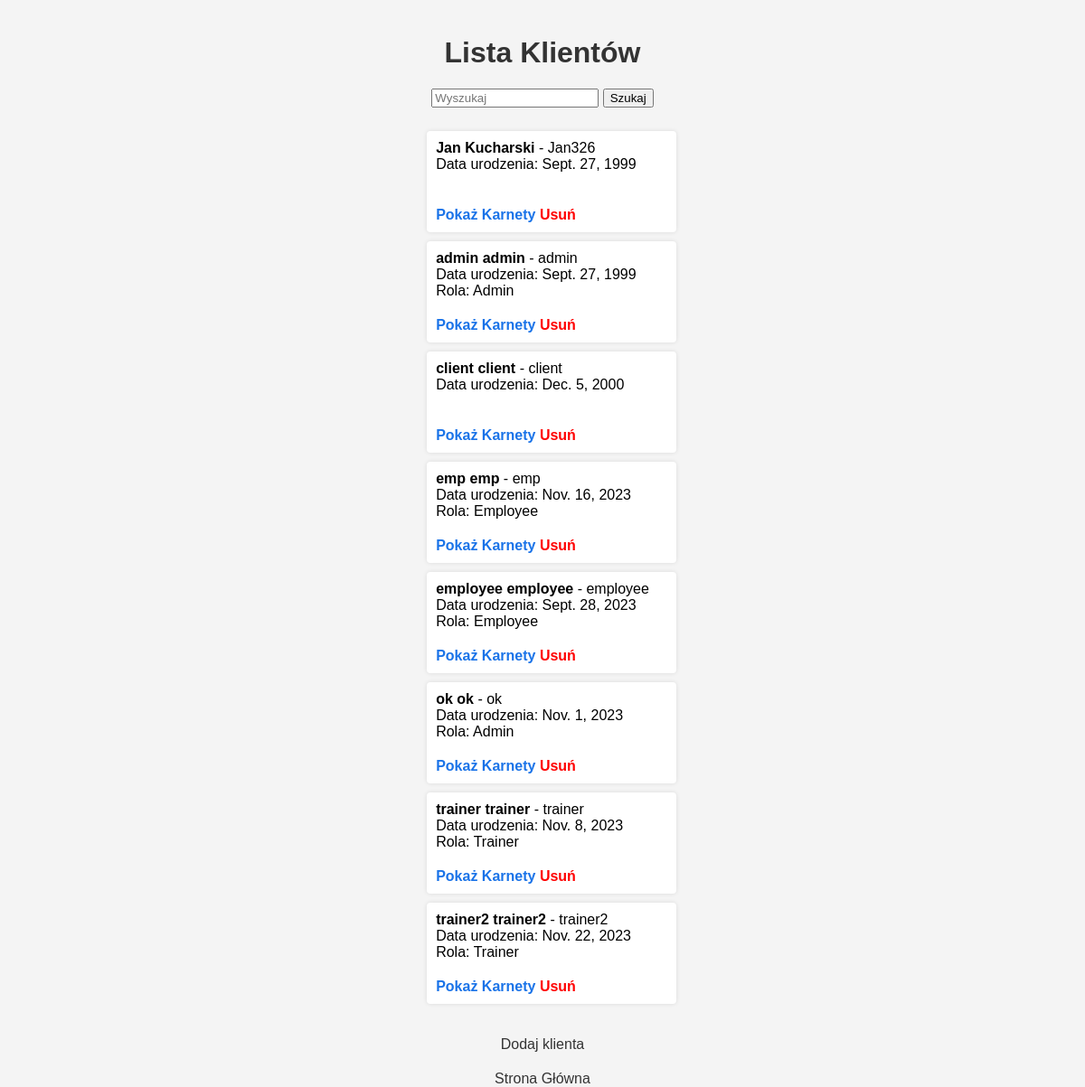
The app's page /clients/ (signed in), older data.
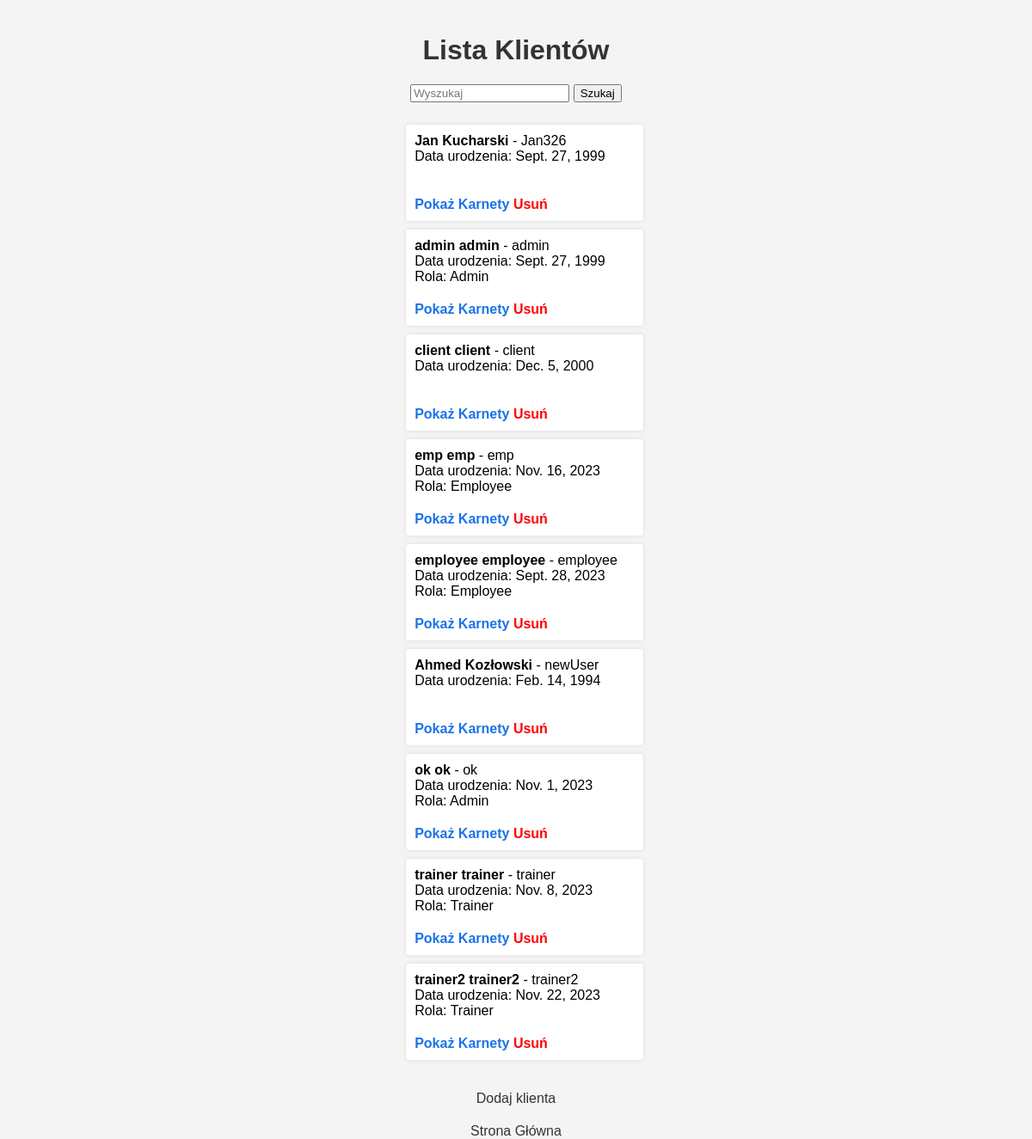
The same page, newer data.
### silownia_app/models.py (models this page shows, shortened)
class Client(AbstractBaseUser):
    login = models.CharField(_('login'), max_length=100, unique=True)
    first_name = models.CharField(_('imię'), max_length=100)
    last_name = models.CharField(_('nazwisko'), max_length=100)
    date_of_birth = models.DateField(_('data urodzenia'), null=True, blank=True)
    is_active = models.BooleanField(default=True)
    is_admin = models.BooleanField(default=False)
    is_employee = models.BooleanField(default=False)
    is_trainer = models.BooleanField(default=False)
    objects = ClientManager()
    USERNAME_FIELD = 'login'
    REQUIRED_FIELDS = []

### silownia_app/views.py (the view)
# urls.py: path('clients/', views.list_clients, name='list_clients'),
@user_passes_test(lambda user: user.is_active and (user.is_employee or user.is_admin), login_url='user_login')
def list_clients(request):
    clients = Client.objects.all()
    return render(request, 'clients/list.html', {'clients': clients, 'home_url': 'home'})

### silownia_app/templates/clients/list.html (shortened to what this page needs)
{% load static %}
<!DOCTYPE html>
<html>
<head>
    <link rel="stylesheet" type="text/css" href="{% static 'css_files/list.css' %}">
</head>
<body>
    <h1>Lista Klientów</h1>
    <form method="get" action="{% url 'list_clients' %}">
        <input type="text" name="search" placeholder="Wyszukaj" value="{{ request.GET.search }}">
        <button type="submit">Szukaj</button>
    </form>
    <ul>
        {% if request.GET.search %}
            {% for client in clients|dictsort:'login' %}
                {% if request.GET.search in client.login %}
                    <li>
                        <strong>{{ client.first_name }} {{ client.last_name }}</strong> - {{ client.login }}<br>
                        Data urodzenia: {{ client.date_of_birth }}<br>
                        {% if client.is_admin %} Rola: Admin {% endif %}
                        {% if client.is_employee %} Rola: Employee {% endif %}
                        {% if client.is_trainer %} Rola: Trainer {% endif %}
                        <br>
                        <a href="{% url 'list_memberships' %}?search={{ client.login }}" class="blue-link">Pokaż karnety</a>
                        {% if user.is_admin or user.is_employee and not client.is_admin and not client.is_employee and not client.is_trainer%}
                            <a href="{% url 'delete_client' client.id %}">Usuń</a>
                        {% endif %}
                    </li>
                {% endif %}
            {% endfor %}
        {% else %}
            {% for client in clients|dictsort:'login' %}
                <li>
                    <strong>{{ client.first_name }} {{ client.last_name }}</strong> - {{ client.login }}<br>
                    Data urodzenia: {{ client.date_of_birth }}<br>
                    {% if client.is_admin %} Rola: Admin {% endif %}
                    {% if client.is_employee %} Rola: Employee {% endif %}
                    {% if client.is_trainer %} Rola: Trainer {% endif %}
                    <br>
                    <a href="{% url 'list_memberships' %}?search={{ client.login }}" class="blue-link">Pokaż Karnety</a>
                    {% if user.is_admin or user.is_employee and not client.is_admin and not client.is_employee and not client.is_trainer%}
                            <a href="{% url 'delete_client' client.id %}">Usuń</a>
                    {% endif %}
                </li>
            {% endfor %}
        {% endif %}
    </ul>
    <a href="{% url 'add_client' %}">Dodaj klienta</a>
    <a href="{% url 'index' %}">Strona Główna</a>
</body>
</html>

Row changes from the older to the newer data that the page shows:
added Client: first_name "Ahmed", last_name "Kozłowski", login "newUser", date_of_birth "Feb. 14, 1994"
